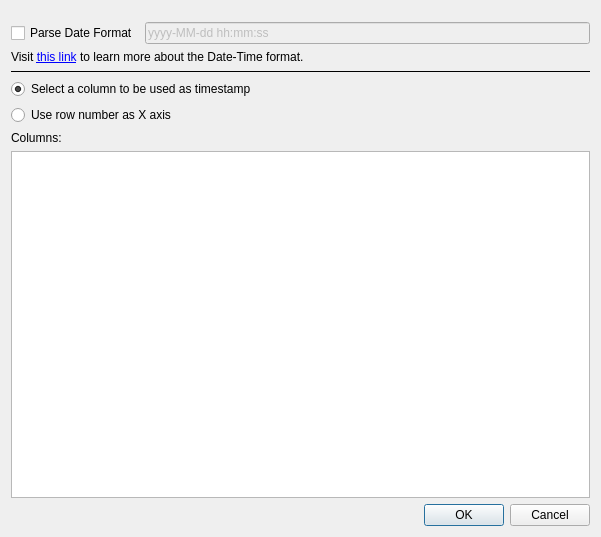
<?xml version="1.0" encoding="UTF-8"?>
<ui version="4.0">
 <class>DialogMsgpack</class>
 <widget class="QDialog" name="DialogMsgpack">
  <property name="geometry">
   <rect>
    <x>0</x>
    <y>0</y>
    <width>601</width>
    <height>537</height>
   </rect>
  </property>
  <property name="minimumSize">
   <size>
    <width>600</width>
    <height>0</height>
   </size>
  </property>
  <property name="windowTitle">
   <string>Msgpack Loader</string>
  </property>
  <layout class="QVBoxLayout" name="verticalLayout">
   <item>
    <layout class="QVBoxLayout" name="verticalLayout_2">
     <item>
      <layout class="QHBoxLayout" name="horizontalLayout_2">
       <property name="topMargin">
        <number>11</number>
       </property>
       <item>
        <widget class="QCheckBox" name="checkBoxDateFormat">
         <property name="text">
          <string>Parse Date Format</string>
         </property>
        </widget>
       </item>
       <item>
        <widget class="QLineEdit" name="lineEditDateFormat">
         <property name="enabled">
          <bool>false</bool>
         </property>
         <property name="text">
          <string>yyyy-MM-dd hh:mm:ss</string>
         </property>
         <property name="placeholderText">
          <string>yyyy-MM-dd hh:mm:ss</string>
         </property>
        </widget>
       </item>
      </layout>
     </item>
     <item>
      <widget class="QLabel" name="label_4">
       <property name="text">
        <string>&lt;html&gt;&lt;head/&gt;&lt;body&gt;&lt;p&gt;Visit &lt;a href=&quot;https://doc.qt.io/qt-5/qtime.html#toString&quot;&gt;&lt;span style=&quot; text-decoration: underline; color:#0000ff;&quot;&gt;this link&lt;/span&gt;&lt;/a&gt; to learn more about the Date-Time format.&lt;/p&gt;&lt;/body&gt;&lt;/html&gt;</string>
       </property>
      </widget>
     </item>
     <item>
      <widget class="Line" name="line">
       <property name="frameShadow">
        <enum>QFrame::Plain</enum>
       </property>
       <property name="orientation">
        <enum>Qt::Horizontal</enum>
       </property>
      </widget>
     </item>
     <item>
      <widget class="QRadioButton" name="radioButtonSelect">
       <property name="text">
        <string>Select a column to be used as timestamp</string>
       </property>
       <property name="checked">
        <bool>true</bool>
       </property>
      </widget>
     </item>
     <item>
      <widget class="QRadioButton" name="radioButtonIndex">
       <property name="text">
        <string>Use row number as X axis</string>
       </property>
      </widget>
     </item>
     <item>
      <widget class="QLabel" name="label_3">
       <property name="text">
        <string>Columns:</string>
       </property>
      </widget>
     </item>
     <item>
      <widget class="QListWidget" name="listWidgetSeries"/>
     </item>
    </layout>
   </item>
   <item>
    <widget class="QDialogButtonBox" name="buttonBox">
     <property name="enabled">
      <bool>true</bool>
     </property>
     <property name="orientation">
      <enum>Qt::Horizontal</enum>
     </property>
     <property name="standardButtons">
      <set>QDialogButtonBox::Cancel|QDialogButtonBox::Ok</set>
     </property>
    </widget>
   </item>
  </layout>
 </widget>
 <resources/>
 <connections>
  <connection>
   <sender>buttonBox</sender>
   <signal>accepted()</signal>
   <receiver>DialogMsgpack</receiver>
   <slot>accept()</slot>
   <hints>
    <hint type="sourcelabel">
     <x>248</x>
     <y>254</y>
    </hint>
    <hint type="destinationlabel">
     <x>157</x>
     <y>274</y>
    </hint>
   </hints>
  </connection>
  <connection>
   <sender>buttonBox</sender>
   <signal>rejected()</signal>
   <receiver>DialogMsgpack</receiver>
   <slot>reject()</slot>
   <hints>
    <hint type="sourcelabel">
     <x>316</x>
     <y>260</y>
    </hint>
    <hint type="destinationlabel">
     <x>286</x>
     <y>274</y>
    </hint>
   </hints>
  </connection>
 </connections>
</ui>
